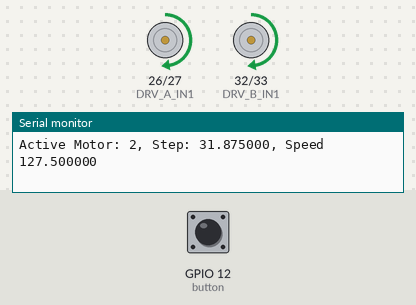
Recording of a sketch running on a simulated ESP32. On the bench: motor-driver pin pairs drawn as motors (green arrow = first pin HIGH = forward, orange = second pin HIGH = backward, longer = more drive, scaled by the enable pin), the last lines printed to the serial monitor. Inputs (shaded band) come from the test bench; at power-on: GPIO 12 (button) HIGH.

Above: at 1.8 s.
1.9 s: GPIO 12 (button) pulled LOW for 0.6 s
At 2.25 s:
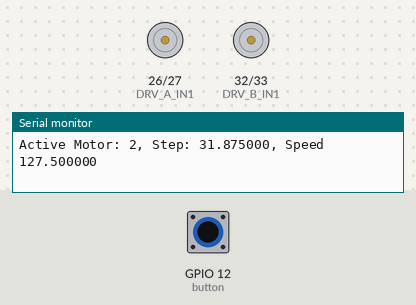
5.5 s: GPIO 12 (button) pulled LOW for 1 s
At 7.4 s:
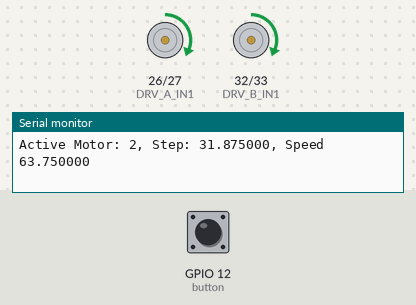
9.5 s: GPIO 12 (button) pulled LOW for 3.2 s
At 15.6 s:
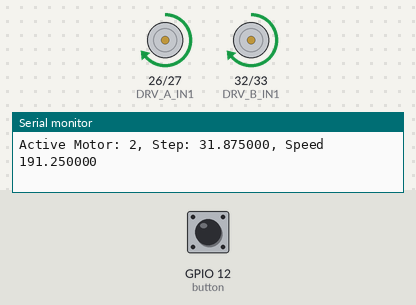
15.7 s: GPIO 12 (button) pulsed LOW 5 times (0.12 s each, 0.3 s apart)
20.2 s: GPIO 12 (button) pulled LOW for 0.6 s
Timing chart, 0 to 39.3 s (numbered marks = the images above; inputs shaded):
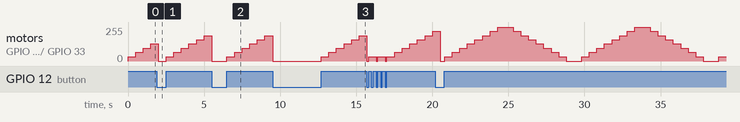

The sketch:

esp32-wroover-motor-driver-pwm.ino
```cpp
#include <Arduino.h>
#include <analogWrite.h>
int DRV_A_IN1 = 26;
int DRV_A_IN2 = 27;
int DRV_A_PWM = 14;

int DRV_B_IN1 = 32;
int DRV_B_IN2 = 33;
int DRV_B_PWM = 25;

int button = 12; //define the button connect to Pin7
const unsigned long DURATION = 8000;
const int LOOP_DELAY = 500;

const int CLOCKWISE = 1;
const int COUNTER_CLOCKWISE = 2;

int val;//val to store the data
bool started;
float speed = 0;
float step;
unsigned long switchonTime;

void setup()
{
  pinMode(DRV_B_IN1, OUTPUT); //define the LED Pin to OUTPUT;
  pinMode(DRV_B_IN2, OUTPUT); //define the LED Pin to OUTPUT;
  pinMode(DRV_B_PWM, OUTPUT); //define the LED Pin to OUTPUT;
  pinMode(DRV_A_IN1, OUTPUT); //define the LED Pin to OUTPUT;
  pinMode(DRV_A_IN2, OUTPUT); //define the LED Pin to OUTPUT;
  pinMode(DRV_A_PWM, OUTPUT); //define the LED Pin to OUTPUT;
  pinMode(button, INPUT); //define the button Pin to INPUT;
  step = (2.0 * 255 * LOOP_DELAY) / DURATION;
  Serial.begin(115200);
  Serial.println("Starting program");
}
void loop()
{
  val = digitalRead(button); //digital read the button pin
  if (val == LOW) //if the button is not pressed;
  {
    trunMotorsOff();
    started = false;
  }
  else
  {
    if (!started) {
      switchonTime = millis();
      started = true;
      speed = 0;
      setMotorDirection(1, CLOCKWISE);
      setMotorDirection(2, CLOCKWISE);
    }
    speed += step;
    if (speed < 0 || speed > 255) {
      step = -step;
    }
    if (speed > 255) {
      speed = 255;
    }
    if (speed < 0) {
      speed = 0;
    }
    Serial.printf("Active Motor: %d, Step: %f, Speed %f\n", 2, step, speed);
    setMotorSpeed(1, round(speed));
    setMotorSpeed(2, round(speed));
    delay(LOOP_DELAY);
  }
}

void trunMotorsOff() {
  digitalWrite(DRV_A_IN1, LOW);
  digitalWrite(DRV_A_IN2, LOW);
  digitalWrite(DRV_B_IN1, LOW);
  digitalWrite(DRV_B_IN2, LOW);
}

void setMotorDirection(int motor, int direction) {
  switch (direction) {
    case CLOCKWISE:
      digitalWrite(motor == 1 ? DRV_A_IN1: DRV_B_IN1, HIGH);
      digitalWrite(motor == 1 ? DRV_A_IN2: DRV_B_IN2, LOW);
      break;
    case COUNTER_CLOCKWISE:
      digitalWrite(motor == 1 ? DRV_A_IN1: DRV_B_IN1, LOW);
      digitalWrite(motor == 1 ? DRV_A_IN2: DRV_B_IN2, HIGH);
      break;

  }
}

void setMotorSpeed(int motor, int speed) {
  switch (motor) {
    case 1: analogWrite(DRV_A_PWM, speed); break;
    case 2: analogWrite(DRV_B_PWM, speed); break;
  }
}
```
